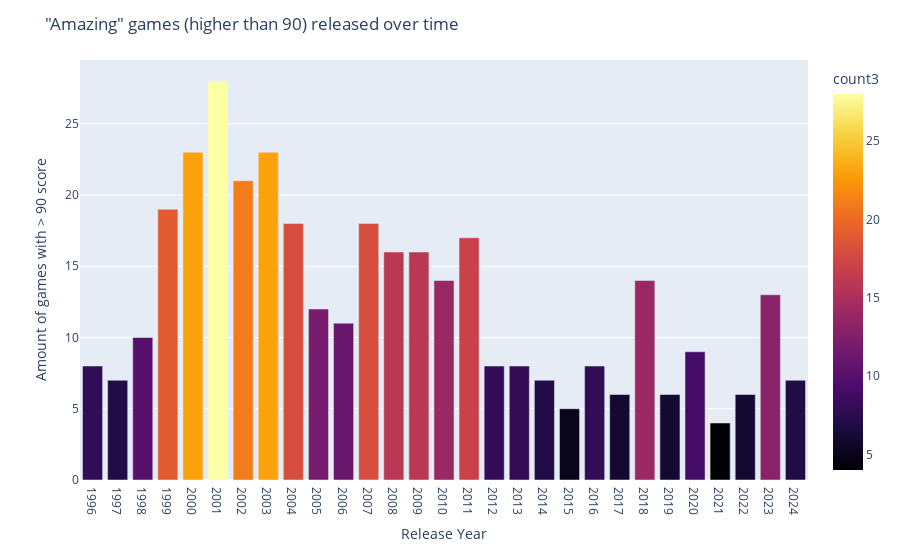

Notebook source saved alongside this figure:
### Code cell
df_year_count3 = dfCreamCrop.groupby('release_year').size().reset_index(name='count3')

df_year_count3 = df_year_count3.sort_values(by='release_year', ascending=True)

figYearBot = px.bar(
    df_year_count3, 
    x='release_year', 
    y='count3', 
    hover_data=['count3'],
    color='count3',  
    color_continuous_scale='Inferno'
)

figYearBot.update_layout(
    title='"Amazing" games (higher than 90) released over time',
    xaxis_title='Release Year',
    yaxis_title='Amount of games with > 90 score',
    xaxis=dict(tickmode ='linear', dtick=1)
)

figYearBot.show()

### Figure 1 — Plotly figure (JSON) as saved in the notebook; plotly's stock layout.template omitted (floating-point values rounded to 4 significant figures)
{"data": [{"alignmentgroup": "True", "hovertemplate": "release_year=%{x}<br>count3=%{marker.color}<extra></extra>", "legendgroup": "", "marker": {"color": [8, 7, 10, 19, 23, 28, 21, 23, 18, 12, 11, 18, 16, 16, 14, 17, 8, 8, 7, 5, 8, 6, 14, 6, 9, 4, 6, 13, 7], "coloraxis": "coloraxis", "pattern": {"shape": ""}}, "name": "", "offsetgroup": "", "orientation": "v", "showlegend": false, "textposition": "auto", "type": "bar", "x": [1996, 1997, 1998, 1999, 2000, 2001, 2002, 2003, 2004, 2005, 2006, 2007, 2008, 2009, 2010, 2011, 2012, 2013, 2014, 2015, 2016, 2017, 2018, 2019, 2020, 2021, 2022, 2023, 2024], "xaxis": "x", "y": [8, 7, 10, 19, 23, 28, 21, 23, 18, 12, 11, 18, 16, 16, 14, 17, 8, 8, 7, 5, 8, 6, 14, 6, 9, 4, 6, 13, 7], "yaxis": "y"}], "layout": {"autosize": true, "barmode": "relative", "coloraxis": {"colorbar": {"title": {"text": "count3"}}, "colorscale": [[0, "#000004"], [0.1111, "#1b0c41"], [0.2222, "#4a0c6b"], [0.3333, "#781c6d"], [0.4444, "#a52c60"], [0.5556, "#cf4446"], [0.6667, "#ed6925"], [0.7778, "#fb9b06"], [0.8889, "#f7d13d"], [1, "#fcffa4"]]}, "legend": {"tracegroupgap": 0}, "margin": {"t": 60}, "title": {"text": "\"Amazing\" games (higher than 90) released over time"}, "xaxis": {"anchor": "y", "autorange": true, "domain": [0, 1], "dtick": 1, "range": [1996.0, 2024.0], "tickmode": "linear", "title": {"text": "Release Year"}, "type": "linear"}, "yaxis": {"anchor": "x", "autorange": true, "domain": [0, 1], "range": [0, 29.47], "title": {"text": "Amount of games with > 90 score"}, "type": "linear"}}}
